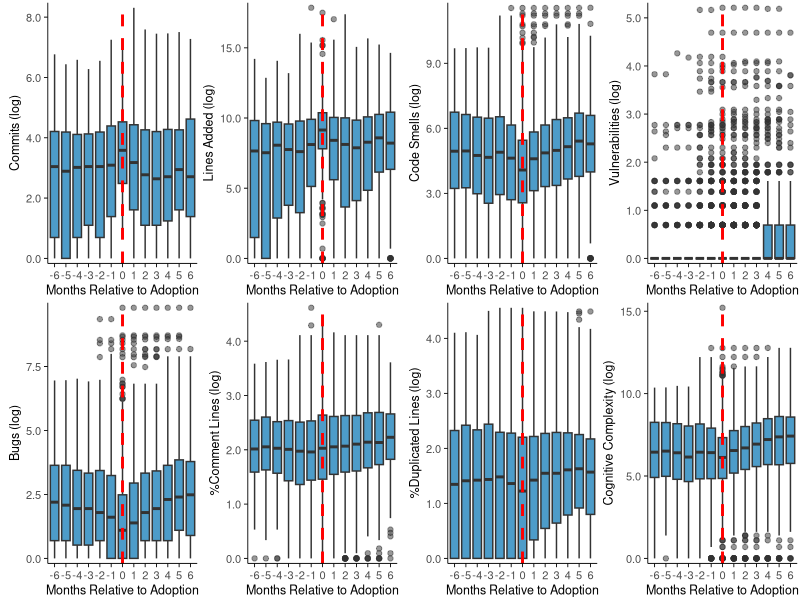
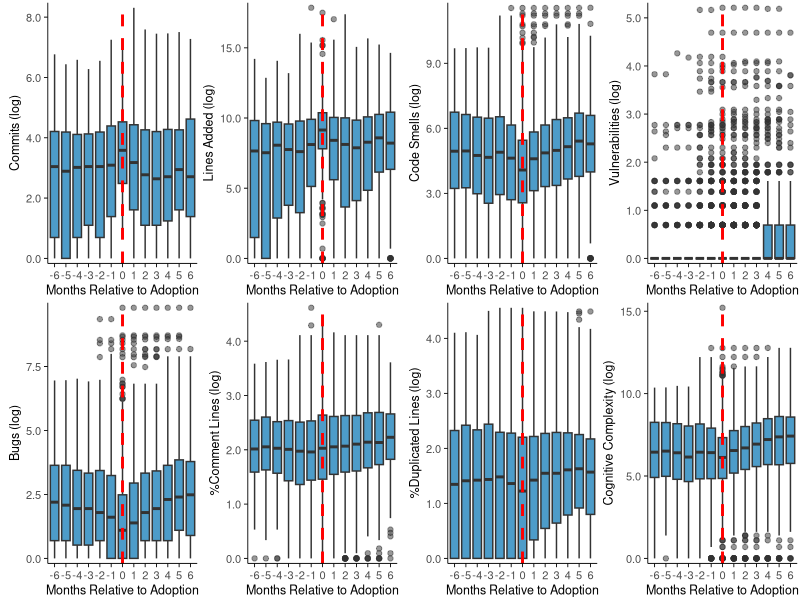

Reproduce these figures in R, in order.
## ---- chunk 1
knitr::opts_chunk$set(echo = TRUE, warning = FALSE, message = FALSE)
knitr::opts_chunk$set(dev = 'CairoPNG', dpi = 150)
options(bitmapType = 'cairo')
## ---- chunk 2
library(tidyverse)
library(ggplot2)
library(data.table)
library(cowplot)
library(scales)
library(Cairo)
## ---- chunk 3
panel_data <- fread("../data/panel_event_monthly.csv")

# Convert variables to proper format
panel_data$repo_name <- as.numeric(factor(panel_data$repo_name))
panel_data$time <- as.numeric(gsub("-", "", panel_data$time))
panel_data$event[!is.na(panel_data$event)] <- as.numeric(
    gsub("-", "", panel_data$event[!is.na(panel_data$event)]))
panel_data$event[is.na(panel_data$event)] <- 0
panel_data <- panel_data[panel_data$event < 202401 # never treated
        | (panel_data$event > 202407 & panel_data$event <= 202503)]
panel_data$event <- as.integer(panel_data$event)

# Log transform skewed variables (same as DiffInDiffAll.Rmd)
panel_data$commits <- log(panel_data$commits + 1)
panel_data$lines_added <- log(panel_data$lines_added + 1)
panel_data$code_smells <- log(panel_data$code_smells + 1)
panel_data$vulnerabilities <- log(panel_data$vulnerabilities + 1)
panel_data$bugs <- log(panel_data$bugs + 1)
panel_data$cognitive_complexity <- log(panel_data$cognitive_complexity + 1)
panel_data$duplicated_lines_density <- log(panel_data$duplicated_lines_density + 1)
panel_data$comment_lines_density <- log(panel_data$comment_lines_density + 1)
panel_data$age <- log(panel_data$age + 1)
panel_data$contributors <- log(panel_data$contributors + 1)
panel_data$stars <- log(panel_data$stars + 1)
panel_data$issues <- log(panel_data$issues + 1)
panel_data$issue_comments <- log(panel_data$issue_comments + 1)
## ---- chunk 4
# Filter to only include treatment repositories (those that adopted Cursor)
panel_data <- panel_data %>%
    filter(event > 0) %>%  # Only repositories that actually adopted Cursor
    arrange(repo_name, time) %>%
    group_by(repo_name) %>%
    mutate(
        # Calculate relative time to event
        relative_time = time - event
    ) %>%
    ungroup() %>%
    # Filter to only include observations within -6 to +6 months of event
    filter(relative_time >= -6 & relative_time <= 6)

# Check data structure
cat("Number of observations:", nrow(panel_data), "\n")
cat("Number of unique repositories:", length(unique(panel_data$repo_name)), "\n")
cat("Relative time range:", range(panel_data$relative_time), "\n")
## ---- chunk 5
outcome_vars <- c(
    "commits",
    "lines_added",
    "code_smells",
    "vulnerabilities",
    "bugs",
    "comment_lines_density",
    "duplicated_lines_density",
    "cognitive_complexity"
)

outcome_names <- c(
    "Commits (log)",
    "Lines Added (log)",
    "Code Smells (log)",
    "Vulnerabilities (log)",
    "Bugs (log)",
    "%Comment Lines (log)",
    "%Duplicated Lines (log)",
    "Cognitive Complexity (log)"
)
## ---- chunk 6
# Create boxplots for each outcome variable
plot_list <- list()

# Create boxplots for each outcome variable with x-axis labels on all plots
for (i in seq_along(outcome_vars)) {
    var <- outcome_vars[i]
    name <- outcome_names[i]

    # Create boxplot for current outcome
    p <- ggplot(panel_data, aes(x = factor(relative_time), y = !!sym(var))) +
        geom_boxplot(alpha = 0.7, outlier.alpha = 0.5, fill = "#0072B2") +
        geom_vline(xintercept = which(levels(factor(panel_data$relative_time)) == "0"),
                   linetype = "dashed", color = "red", size = 1) +
        labs(x = "Months Relative to Adoption",
            y = name
        ) +
        theme_minimal() +
        theme(
            plot.title = element_text(hjust = 0.5, face = "bold"),
            plot.subtitle = element_text(hjust = 0.5),
            axis.text.x = element_text(angle = 0, hjust = 0.5, size = 8),
            axis.title.x = element_text(size = 9),
            axis.title.y = element_text(size = 9),
            axis.text.y = element_text(size = 8),
            plot.margin = margin(2, 2, 2, 2, "pt"),
            panel.grid = element_blank(),
            axis.line = element_line(color = "black", size = 0.3),
            axis.ticks = element_line(color = "black", size = 0.3)
        ) +
        scale_y_continuous(expand = c(0.02, 0), labels = scales::number_format(accuracy = 0.1))

    plot_list[[i]] <- p
}

# Arrange plots in a grid with proper alignment using cowplot
combined_plot <- plot_grid(plotlist = plot_list, ncol = 4, align = "hv", axis = "tblr")

# Display the plot
print(combined_plot)

# Save the plot
ggsave("../plots/descriptive_pre_post.pdf",
  plot = combined_plot, width = 10.5, height = 5, device = CairoPDF)
